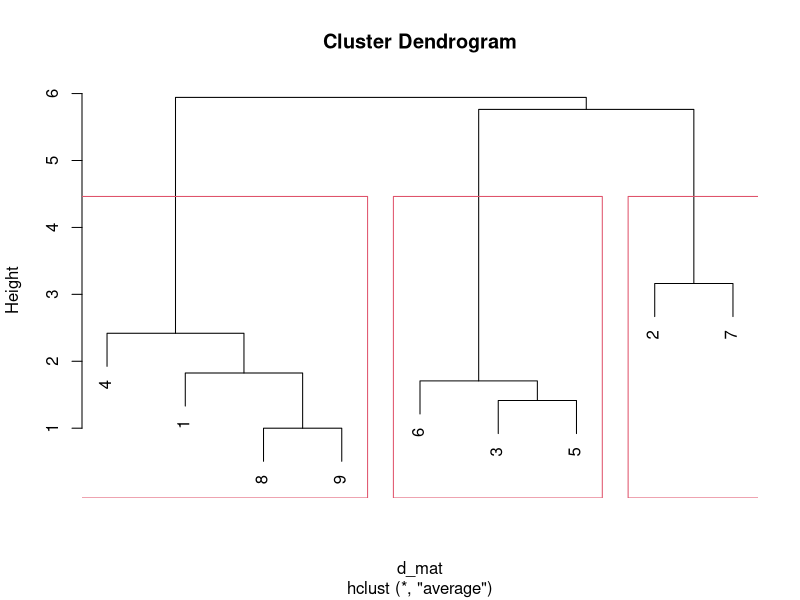

Reproduce this figure in R.
library(dplyr)
library(ggplot2)
data <- data.frame(
  x=c(2,2,8,5,7,6,1,4,3),
  y=c(10,5,4,8,5,4,2,9,9)
)
d_mat <- dist(data,method = "euclidean")
d_mat
model <- hclust (d_mat,method = "average")
summary(model)
plot(model)
rect.hclust(model,k=3)
fit <- cutree(model,k=3)
print(fit)